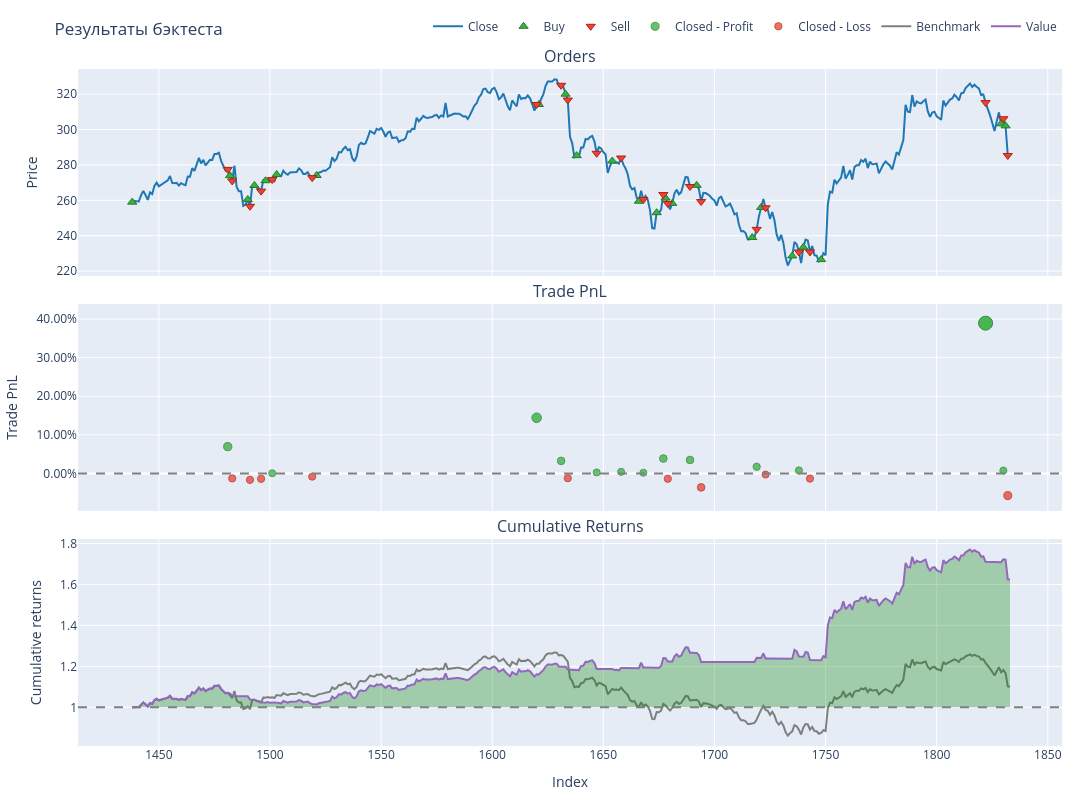

The notebook cell saved with this chart:
### Code cell
# Визуализация результатов бэктеста
fig = portfolio.plot()
fig.update_layout(
    title="Результаты бэктеста",
    width=1200,
    height=800
)
fig.show()

### Figure 1 — Plotly figure (JSON) as saved in the notebook; plotly's stock layout.template omitted (floating-point values rounded to 4 significant figures; data arrays with more than 128 entries replaced by an {"elided": "..."} marker saying what was removed)
{"data": [{"legendgroup": "0", "line": {"color": "#1f77b4"}, "name": "Close", "showlegend": true, "type": "scatter", "uid": "16542086-4ea8-4185-9046-61d048b50cb0", "x": {"elided": "393 int values"}, "xaxis": "x", "y": {"elided": "393 float values"}, "yaxis": "y"}, {"customdata": [[0, 3857.0, 999.0], [2, 3899.0, 1068.0], [4, 4049.0, 1054.0], [6, 3863.0, 1037.0], [8, 3772.0, 1023.0], [10, 3726.0, 1023.0], [12, 3701.0, 1014.0], [14, 3694.0, 1161.0], [16, 3745.0, 1198.0], [18, 4149.0, 1183.0], [20, 4205.0, 1187.0], [22, 4591.0, 1191.0], [24, 4718.0, 1194.0], [26, 4745.0, 1240.0], [28, 4734.0, 1223.0], [30, 4713.0, 1265.0], [32, 5104.0, 1220.0], [34, 4847.0, 1241.0], [36, 5413.0, 1237.0], [38, 5341.0, 1247.0], [40, 5432.0, 1230.0], [42, 5635.0, 1709.0], [44, 5699.0, 1721.0]], "hovertemplate": "Order Id: %{customdata[0]}<br>Timestamp: %{x}<br>Price: %{y}<br>Size: %{customdata[1]:.6f}<br>Fees: %{customdata[2]:.6f}", "legendgroup": "1", "marker": {"color": "#37B13F", "line": {"color": "rgb(38,123,44)", "width": 1}, "size": 8, "symbol": "triangle-up"}, "mode": "markers", "name": "Buy", "type": "scatter", "uid": "a8274cb6-501a-472b-87ae-8e338761a6bf", "x": [1438, 1482, 1490, 1493, 1498, 1503, 1521, 1621, 1633, 1638, 1654, 1666, 1674, 1678, 1681, 1692, 1717, 1721, 1735, 1740, 1748, 1829, 1831], "xaxis": "x", "y": [259.0, 274.0, 260.4, 268.4, 271.1, 274.6, 274.1, 314.1, 320.0, 285.2, 282.2, 259.5, 253.0, 261.3, 258.2, 268.5, 239.0, 256.0, 228.6, 233.5, 226.5, 303.2, 302.1], "yaxis": "y"}, {"customdata": [[1, 3857.0, 1070.0], [3, 3899.0, 1057.0], [5, 4049.0, 1039.0], [7, 3863.0, 1025.0], [9, 3772.0, 1025.0], [11, 3726.0, 1016.0], [13, 3701.0, 1163.0], [15, 3694.0, 1201.0], [17, 3745.0, 1186.0], [19, 4149.0, 1189.0], [21, 4205.0, 1194.0], [23, 4591.0, 1196.0], [25, 4718.0, 1242.0], [27, 4745.0, 1225.0], [29, 4734.0, 1268.0], [31, 4713.0, 1222.0], [33, 5104.0, 1243.0], [35, 4847.0, 1240.0], [37, 5413.0, 1249.0], [39, 5341.0, 1233.0], [41, 5432.0, 1712.0], [43, 5635.0, 1725.0], [45, 5699.0, 1626.0]], "hovertemplate": "Order Id: %{customdata[0]}<br>Timestamp: %{x}<br>Price: %{y}<br>Size: %{customdata[1]:.6f}<br>Fees: %{customdata[2]:.6f}", "legendgroup": "2", "marker": {"color": "#EA4335", "line": {"color": "rgb(181,31,18)", "width": 1}, "size": 8, "symbol": "triangle-down"}, "mode": "markers", "name": "Sell", "type": "scatter", "uid": "3683236c-b473-449b-b539-9b8ae25bd15e", "x": [1481, 1483, 1491, 1496, 1501, 1519, 1620, 1631, 1634, 1647, 1658, 1668, 1677, 1679, 1689, 1694, 1719, 1723, 1738, 1743, 1822, 1830, 1832], "xaxis": "x", "y": [277.5, 271.0, 256.6, 265.2, 271.7, 272.8, 314.1, 325, 316.7, 286.6, 283.9, 260.5, 263.3, 258.2, 267.8, 259.3, 243.6, 255.8, 230.8, 230.8, 315.2, 306.1, 285.4], "yaxis": "y"}, {"customdata": [[0, 0, 69370.0, 0.06944], [4, 4, 442.0, 0.0004323], [6, 6, 146300.0, 0.1442], [7, 7, 37760.0, 0.03254], [9, 9, 3146.0, 0.002658], [10, 10, 4852.0, 0.004089], [11, 11, 2204.0, 0.00185], [12, 12, 46160.0, 0.03867], [14, 14, 42720.0, 0.03494], [16, 16, 21170.0, 0.01736], [18, 18, 9639.0, 0.007791], [20, 20, 479000.0, 0.3894], [21, 21, 12740.0, 0.007455]], "hovertemplate": "Exit Trade Id: %{customdata[0]}<br>Position Id: %{customdata[1]}<br>Exit Timestamp: %{x}<br>PnL: %{customdata[2]:.6f}<br>Return: %{customdata[3]:.2%}", "legendgroup": "3", "marker": {"color": "#37B13F", "line": {"color": "rgb(38,123,44)", "width": 1}, "opacity": [0.7766, 0.75, 0.8054, 0.7624, 0.7509, 0.7514, 0.7505, 0.7647, 0.7633, 0.7565, 0.7528, 0.9, 0.7527], "size": [8.242, 7, 9.587, 7.578, 7.04, 7.066, 7.026, 7.688, 7.621, 7.305, 7.132, 14, 7.126], "symbol": "circle"}, "mode": "markers", "name": "Closed - Profit", "type": "scatter", "uid": "394a90d9-2aca-422d-874e-db1425212d74", "x": [1481, 1501, 1620, 1631, 1647, 1658, 1668, 1677, 1689, 1719, 1738, 1822, 1830], "xaxis": "x2", "y": [0.06944, 0.0004323, 0.1442, 0.03254, 0.002658, 0.004089, 0.00185, 0.03867, 0.03494, 0.01736, 0.007791, 0.3894, 0.007455], "yaxis": "y2"}, {"customdata": [[1, 1, -13860.0, -0.01298], [2, 2, -17520.0, -0.01661], [3, 3, -14460.0, -0.01395], [5, 5, -8559.0, -0.008367], [8, 8, -14780.0, -0.01233], [13, 13, -17130.0, -0.01381], [15, 15, -45750.0, -0.03616], [17, 17, -3498.0, -0.00282], [19, 19, -16690.0, -0.01338], [22, 22, -98740.0, -0.05736]], "hovertemplate": "Exit Trade Id: %{customdata[0]}<br>Position Id: %{customdata[1]}<br>Exit Timestamp: %{x}<br>PnL: %{customdata[2]:.6f}<br>Return: %{customdata[3]:.2%}", "legendgroup": "4", "marker": {"color": "#EA4335", "line": {"color": "rgb(181,31,18)", "width": 1}, "opacity": [0.7548, 0.7562, 0.7552, 0.7531, 0.7546, 0.7552, 0.7638, 0.7509, 0.755, 0.772], "size": [7.226, 7.291, 7.243, 7.143, 7.214, 7.241, 7.643, 7.043, 7.233, 8.025], "symbol": "circle"}, "mode": "markers", "name": "Closed - Loss", "type": "scatter", "uid": "32e1ba71-d842-469b-acbe-6700e1f6c092", "x": [1483, 1491, 1496, 1519, 1634, 1679, 1694, 1723, 1743, 1832], "xaxis": "x2", "y": [-0.01298, -0.01661, -0.01395, -0.008367, -0.01233, -0.01381, -0.03616, -0.00282, -0.01338, -0.05736], "yaxis": "y2"}, {"legendgroup": "5", "line": {"color": "#7f7f7f"}, "name": "Benchmark", "showlegend": true, "type": "scatter", "uid": "84688459-8c86-4594-95ed-f033adae0ffc", "x": {"elided": "393 int values"}, "xaxis": "x3", "y": {"elided": "393 float values"}, "yaxis": "y3"}, {"hoverinfo": "skip", "legendgroup": "6", "line": {"color": "rgba(0, 0, 0, 0)", "width": 0}, "opacity": 0, "showlegend": false, "type": "scatter", "uid": "b63e8c04-56c3-4f51-9b41-e25d5a05beb0", "x": {"elided": "393 int values"}, "xaxis": "x3", "y": {"elided": "393 int values"}, "yaxis": "y3"}, {"connectgaps": false, "fill": "tonexty", "fillcolor": "rgba(0, 128, 0, 0.3)", "hoverinfo": "skip", "legendgroup": "6", "line": {"color": "rgba(0, 0, 0, 0)", "width": 0}, "opacity": 0, "showlegend": false, "type": "scatter", "uid": "cbbef05f-ffb8-443b-baab-7b2db792cf8b", "x": {"elided": "393 int values"}, "xaxis": "x3", "y": {"elided": "393 float values"}, "yaxis": "y3"}, {"hoverinfo": "skip", "legendgroup": "6", "line": {"color": "rgba(0, 0, 0, 0)", "width": 0}, "opacity": 0, "showlegend": false, "type": "scatter", "uid": "563c2e3c-3b10-49d5-a3e5-7696a8ebcc62", "x": {"elided": "393 int values"}, "xaxis": "x3", "y": {"elided": "393 int values"}, "yaxis": "y3"}, {"connectgaps": false, "fill": "tonexty", "fillcolor": "rgba(255, 0, 0, 0.3)", "hoverinfo": "skip", "legendgroup": "6", "line": {"color": "rgba(0, 0, 0, 0)", "width": 0}, "opacity": 0, "showlegend": false, "type": "scatter", "uid": "399ff333-8f17-4008-b84f-001032b57eaa", "x": {"elided": "393 int values"}, "xaxis": "x3", "y": {"elided": "393 float values"}, "yaxis": "y3"}, {"legendgroup": "7", "line": {"color": "#9467bd"}, "name": "Value", "showlegend": true, "type": "scatter", "uid": "e5328f00-fd71-4607-b62e-21b5cbbbc1b5", "x": {"elided": "393 int values"}, "xaxis": "x3", "y": {"elided": "393 float values"}, "yaxis": "y3"}, {"hoverinfo": "skip", "legendgroup": "6", "line": {"color": "rgba(0, 0, 0, 0)", "width": 0}, "opacity": 0, "showlegend": false, "type": "scatter", "uid": "40f1d53e-4953-426b-af1a-ce1c496ac9d6", "x": {"elided": "393 int values"}, "xaxis": "x3", "y": {"elided": "393 int values"}, "yaxis": "y3"}], "layout": {"annotations": [{"font": {"size": 16}, "showarrow": false, "text": "Orders", "x": 0.5, "xanchor": "center", "xref": "paper", "y": 1, "yanchor": "bottom", "yref": "paper"}, {"font": {"size": 16}, "showarrow": false, "text": "Trade PnL", "x": 0.5, "xanchor": "center", "xref": "paper", "y": 0.6528, "yanchor": "bottom", "yref": "paper"}, {"font": {"size": 16}, "showarrow": false, "text": "Cumulative Returns", "x": 0.5, "xanchor": "center", "xref": "paper", "y": 0.3056, "yanchor": "bottom", "yref": "paper"}], "height": 800, "legend": {"orientation": "h", "traceorder": "normal", "x": 1, "xanchor": "right", "y": 1.042, "yanchor": "bottom"}, "margin": {"b": 30, "l": 30, "r": 30, "t": 30}, "shapes": [{"line": {"color": "gray", "dash": "dash"}, "type": "line", "x0": 0, "x1": 1, "xref": "paper", "y0": 0, "y1": 0, "yref": "y2"}, {"line": {"color": "gray", "dash": "dash"}, "type": "line", "x0": 0, "x1": 1, "xref": "paper", "y0": 1, "y1": 1, "yref": "y3"}], "showlegend": true, "title": {"text": "Результаты бэктеста"}, "width": 1200, "xaxis": {"anchor": "y", "domain": [0, 1], "matches": "x3", "showticklabels": false}, "xaxis2": {"anchor": "y2", "domain": [0, 1], "matches": "x3", "showticklabels": false}, "xaxis3": {"anchor": "y3", "domain": [0, 1], "title": {"text": "Index"}}, "yaxis": {"anchor": "x", "domain": [0.6944, 1], "title": {"text": "Price"}}, "yaxis2": {"anchor": "x2", "domain": [0.3472, 0.6528], "tickformat": ".2%", "title": {"text": "Trade PnL"}}, "yaxis3": {"anchor": "x3", "domain": [0, 0.3056], "title": {"text": "Cumulative returns"}}}}
